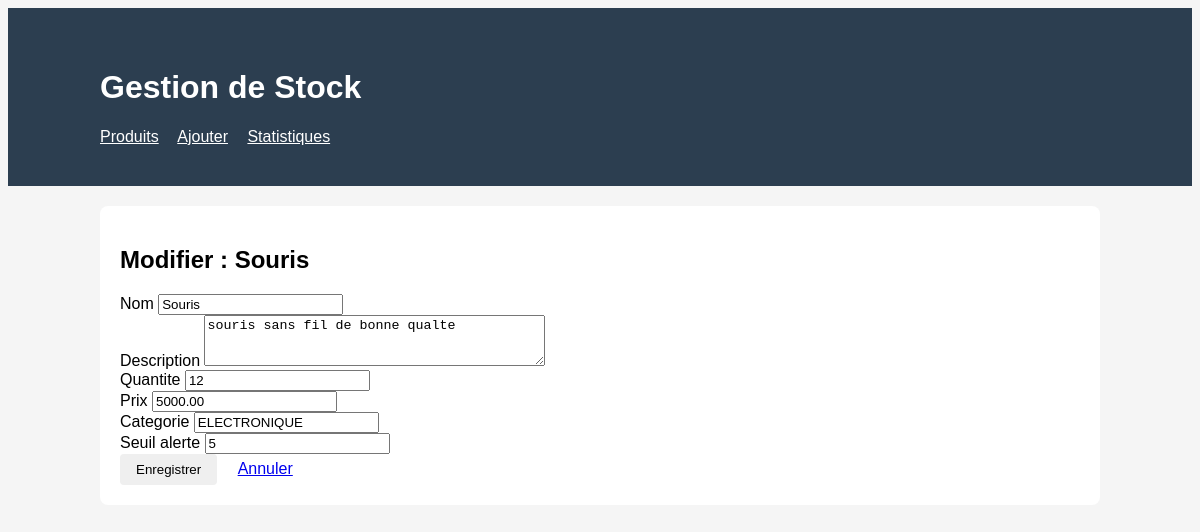
The page /modifier/2/ on the database its author committed.
### stock/models.py (models this page shows, shortened)
class Produit(models.Model):
    nom = models.CharField(max_length=100)
    description = models.TextField(blank=True)
    quantite = models.PositiveIntegerField(default=0)
    prix = models.DecimalField(max_digits=10, decimal_places=2)
    categorie = models.CharField(max_length=50)
    seuil_alerte = models.PositiveIntegerField(default=5)
    date_ajout = models.DateTimeField(auto_now_add=True)
    class Meta:
        ordering = ['nom']

### stock/views.py (the view)
# urls.py: path('modifier/<int:pk>/', views.modifier_produit, name='modifier_produit'),
def modifier_produit(request, pk):
    produit = get_object_or_404(Produit, pk=pk)
    if request.method == 'POST':
        form = ProduitForm(request.POST, instance=produit)
        if form.is_valid():
            form.save()
            messages.success(request, f'Produit "{produit.nom}" modifié !')
            return redirect('liste_produits')
    else:
        form = ProduitForm(instance=produit)
    return render(request, 'stock/formulaire.html', {
        'form': form,
        'titre': f'Modifier : {produit.nom}'
    })

### stock/forms.py
class ProduitForm(forms.ModelForm):
    class Meta:
        model = Produit
        fields = ['nom', 'description', 'quantite', 'prix',
          'categorie', 'seuil_alerte']
        widgets = {
    'nom': forms.TextInput(attrs={
        'class': 'form-input',
        'placeholder': 'Nom du produit'
    }),
    'description': forms.Textarea(attrs={
        'class': 'form-input',
        'rows': 3
    }),
    'quantite': forms.NumberInput(attrs={
        'class': 'form-input',
        'min': 0
    }),
    'prix': forms.NumberInput(attrs={'class': 'form-input',
'step': '0.01',
'min': 0
}),
'categorie': forms.TextInput(attrs={
'class': 'form-input',
'placeholder': 'Ex: Électronique'
}),
'seuil_alerte': forms.NumberInput(attrs={
'class': 'form-input',
'min': 0
}),
}

### stock/templates/stock/formulaire.html (shortened to what this page needs)
{% extends 'stock/base.html' %}
{% block contenu %}
<div class="card">
<h2>{{ titre }}</h2>
<form method="post">
{% for field in form %}
<div class="form-group">
<label>{{ field.label }}</label>
{{ field }}
</div>
{% endfor %}<button type="submit" class="btn btn-success">Enregistrer</button>
<a href="{% url 'liste_produits' %}" class="btn">Annuler</a>
</form>
</div>
{% endblock %}

### stock/templates/stock/base.html (style rules this page uses)
body { font-family: Arial, sans-serif; background: #f5f5f5; }
.card { background: white; padding: 20px; border-radius: 8px; }
.btn { padding: 8px 16px; border: none; border-radius: 4px; }

### rows shown on the page
Produit: form "Souris" "souris sans fil de bonne qualte" "12" "5000.00" "ELECTRONIQUE" "5"

### other values the page prints
{{ titre }} "Modifier : Souris"
{{ field.label }} "Nom" "Description" "Quantite" "Prix" "Categorie" "Seuil alerte"
